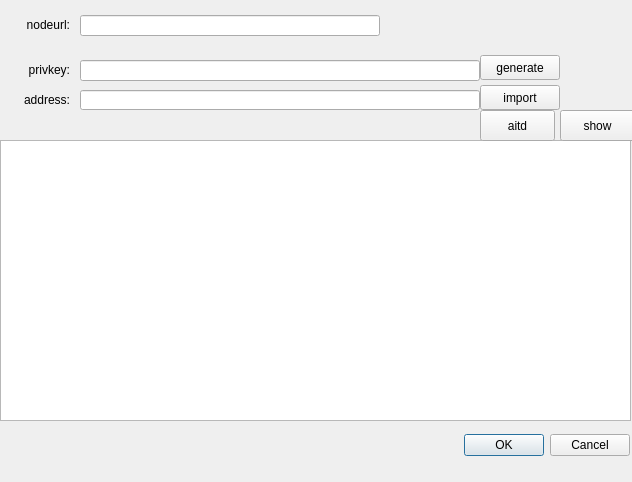
<?xml version="1.0" encoding="UTF-8"?>
<ui version="4.0">
 <class>ConfigDialog</class>
 <widget class="QDialog" name="ConfigDialog">
  <property name="geometry">
   <rect>
    <x>0</x>
    <y>0</y>
    <width>632</width>
    <height>482</height>
   </rect>
  </property>
  <property name="windowTitle">
   <string>Dialog</string>
  </property>
  <widget class="QDialogButtonBox" name="buttonBox">
   <property name="geometry">
    <rect>
     <x>230</x>
     <y>430</y>
     <width>400</width>
     <height>30</height>
    </rect>
   </property>
   <property name="orientation">
    <enum>Qt::Horizontal</enum>
   </property>
   <property name="standardButtons">
    <set>QDialogButtonBox::Cancel|QDialogButtonBox::Ok</set>
   </property>
  </widget>
  <widget class="QTableView" name="tableView">
   <property name="geometry">
    <rect>
     <x>0</x>
     <y>140</y>
     <width>631</width>
     <height>281</height>
    </rect>
   </property>
  </widget>
  <widget class="QPushButton" name="btn_show">
   <property name="geometry">
    <rect>
     <x>560</x>
     <y>110</y>
     <width>75</width>
     <height>31</height>
    </rect>
   </property>
   <property name="text">
    <string>show</string>
   </property>
  </widget>
  <widget class="QPushButton" name="btn_import">
   <property name="geometry">
    <rect>
     <x>480</x>
     <y>85</y>
     <width>80</width>
     <height>25</height>
    </rect>
   </property>
   <property name="text">
    <string>import</string>
   </property>
  </widget>
  <widget class="QLineEdit" name="lineEdit_privkey">
   <property name="geometry">
    <rect>
     <x>80</x>
     <y>60</y>
     <width>400</width>
     <height>21</height>
    </rect>
   </property>
   <property name="readOnly">
    <bool>true</bool>
   </property>
  </widget>
  <widget class="QLabel" name="lab_address">
   <property name="geometry">
    <rect>
     <x>10</x>
     <y>90</y>
     <width>60</width>
     <height>20</height>
    </rect>
   </property>
   <property name="text">
    <string>address:</string>
   </property>
   <property name="alignment">
    <set>Qt::AlignRight|Qt::AlignTrailing|Qt::AlignVCenter</set>
   </property>
  </widget>
  <widget class="QPushButton" name="btn_generate">
   <property name="geometry">
    <rect>
     <x>480</x>
     <y>55</y>
     <width>80</width>
     <height>25</height>
    </rect>
   </property>
   <property name="text">
    <string>generate</string>
   </property>
  </widget>
  <widget class="QLabel" name="lab_privkey">
   <property name="geometry">
    <rect>
     <x>20</x>
     <y>60</y>
     <width>50</width>
     <height>20</height>
    </rect>
   </property>
   <property name="text">
    <string>privkey:</string>
   </property>
   <property name="alignment">
    <set>Qt::AlignRight|Qt::AlignTrailing|Qt::AlignVCenter</set>
   </property>
  </widget>
  <widget class="QLineEdit" name="lineEdit_address">
   <property name="geometry">
    <rect>
     <x>80</x>
     <y>90</y>
     <width>400</width>
     <height>20</height>
    </rect>
   </property>
   <property name="readOnly">
    <bool>true</bool>
   </property>
  </widget>
  <widget class="QLineEdit" name="lineEdit_url">
   <property name="geometry">
    <rect>
     <x>80</x>
     <y>15</y>
     <width>300</width>
     <height>21</height>
    </rect>
   </property>
  </widget>
  <widget class="QLabel" name="lab_url">
   <property name="geometry">
    <rect>
     <x>20</x>
     <y>15</y>
     <width>50</width>
     <height>20</height>
    </rect>
   </property>
   <property name="text">
    <string>nodeurl:</string>
   </property>
   <property name="alignment">
    <set>Qt::AlignRight|Qt::AlignTrailing|Qt::AlignVCenter</set>
   </property>
  </widget>
  <widget class="QPushButton" name="btn_aitd">
   <property name="geometry">
    <rect>
     <x>480</x>
     <y>110</y>
     <width>75</width>
     <height>31</height>
    </rect>
   </property>
   <property name="text">
    <string>aitd</string>
   </property>
  </widget>
 </widget>
 <resources/>
 <connections>
  <connection>
   <sender>buttonBox</sender>
   <signal>accepted()</signal>
   <receiver>ConfigDialog</receiver>
   <slot>accept()</slot>
   <hints>
    <hint type="sourcelabel">
     <x>248</x>
     <y>254</y>
    </hint>
    <hint type="destinationlabel">
     <x>157</x>
     <y>274</y>
    </hint>
   </hints>
  </connection>
  <connection>
   <sender>buttonBox</sender>
   <signal>rejected()</signal>
   <receiver>ConfigDialog</receiver>
   <slot>reject()</slot>
   <hints>
    <hint type="sourcelabel">
     <x>316</x>
     <y>260</y>
    </hint>
    <hint type="destinationlabel">
     <x>286</x>
     <y>274</y>
    </hint>
   </hints>
  </connection>
 </connections>
</ui>
